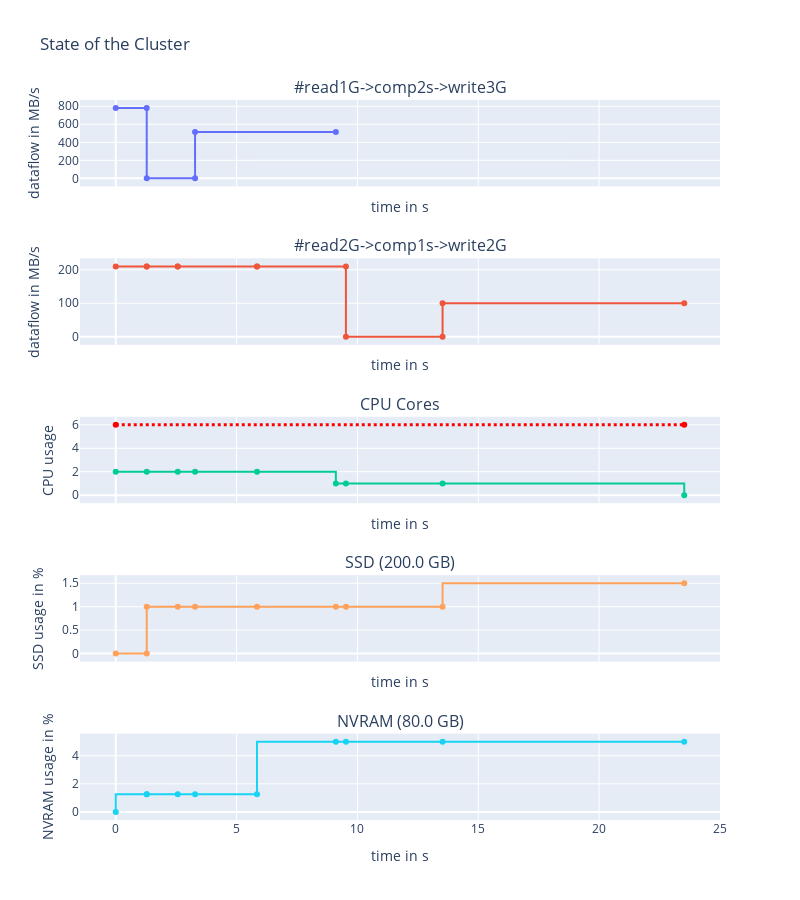

The notebook cell saved with this chart:
### Markdown cell above
#### Concurrent I/O
nvram_bandwidth :
-  'read':  {'seq': 780, 'rand': 760},   # throughput for read ops in MB/s
-  'write': {'seq': 515, 'rand': 505}}   # throughput for write ops in MB/s

ssd_bandwidth :
-   'read':  {'seq': 210, 'rand': 190}
-   'write': {'seq': 100, 'rand': 100}

### Code cell
logger.remove()
env = simpy.Environment()
data = simpy.Store(env)

# we register the tiers
ssd_tier = Tier(env, 'SSD', bandwidth=ssd_bandwidth, capacity=200e9)
nvram_tier = Tier(env, 'NVRAM', bandwidth=nvram_bandwidth, capacity=80e9)
cluster = Cluster(env, compute_nodes=3, cores_per_node=2, tiers=[ssd_tier, nvram_tier])
# defining two apps
app1 = Application(env, name="#read1G->comp2s->write3G", compute=[0, 2],
                           read=[1e9, 0], write=[0, 3e9], data=data)
app2 = Application(env, name="#read2G->comp1s->write2G", compute=[0, 4],
                           read=[2e9, 0], write=[0, 1e9], data=data)
# executing apps
env.process(app1.run(cluster, tiers=[1, 1]))
env.process(app2.run(cluster, tiers=[0, 0]))
env.run()
# display
fig = display_run(data, cluster, width=800, height=900)
fig.show()

### Figure 1 — Plotly figure (JSON) as saved in the notebook; plotly's stock layout.template omitted (floating-point values rounded to 4 significant figures)
{"data": [{"line": {"shape": "hvh"}, "name": "#read1G->comp2s->write3G", "showlegend": false, "text": ["READ|to/from:NVRAM|volume=1.0 GB", "READ|to/from:NVRAM|volume=1.0 GB", "COMPUTE|volume=0B", "COMPUTE|volume=0B", "WRITE|to/from:NVRAM|volume=3.0 GB", "WRITE|to/from:NVRAM|volume=3.0 GB"], "textposition": "top center", "type": "scatter", "x": [0, 1.282, 1.282, 3.282, 3.282, 9.107], "xaxis": "x", "y": [780, 780, 0, 0, 515, 515], "yaxis": "y"}, {"line": {"shape": "hvh"}, "name": "#read2G->comp1s->write2G", "showlegend": false, "text": ["READ|to/from:SSD|volume=269.23 MB", "READ|to/from:SSD|volume=269.23 MB", "READ|to/from:SSD|volume=269.23 MB", "READ|to/from:SSD|volume=269.23 MB", "READ|to/from:SSD|volume=689.23 MB", "READ|to/from:SSD|volume=689.23 MB", "READ|to/from:SSD|volume=772.31 MB", "READ|to/from:SSD|volume=772.31 MB", "COMPUTE|volume=0B", "COMPUTE|volume=0B", "WRITE|to/from:SSD|volume=1.0 GB", "WRITE|to/from:SSD|volume=1.0 GB"], "textposition": "top center", "type": "scatter", "x": [0, 1.282, 1.282, 2.564, 2.564, 5.846, 5.846, 9.524, 9.524, 13.52, 13.52, 23.52], "xaxis": "x2", "y": [210, 210, 210, 210, 210, 210, 210, 210, 0, 0, 100, 100], "yaxis": "y2"}, {"line": {"shape": "hv"}, "showlegend": false, "type": "scatter", "x": [0, 1.282, 2.564, 3.282, 5.846, 9.107, 9.524, 13.52, 23.52], "xaxis": "x3", "y": [2, 2, 2, 2, 2, 1, 1, 1, 0], "yaxis": "y3"}, {"line": {"color": "red", "dash": "dot", "shape": "hv", "width": 3}, "showlegend": false, "text": ["Maximum available cores in cluster=6", "Maximum available cores in cluster=6"], "type": "scatter", "x": [0, 23.52], "xaxis": "x3", "y": [6, 6], "yaxis": "y3"}, {"line": {"shape": "vh"}, "name": "SSD", "showlegend": false, "text": ["#read1G->comp2s->write3G|Read|NVRAM | +volume=1.0 GB", "#read2G->comp1s->write2G|Read|SSD | +volume=269.23 MB", "#read2G->comp1s->write2G|Read|SSD | +volume=269.23 MB", "#read1G->comp2s->write3G|Compute | +volume=0B", "#read2G->comp1s->write2G|Read|SSD | +volume=689.23 MB", "#read1G->comp2s->write3G|Write|NVRAM | +volume=3.0 GB", "#read2G->comp1s->write2G|Read|SSD | +volume=772.31 MB", "#read2G->comp1s->write2G|Compute | +volume=0B", "#read2G->comp1s->write2G|Write|SSD | +volume=1.0 GB"], "textposition": "top center", "type": "scatter", "x": [0, 1.282, 1.282, 2.564, 3.282, 5.846, 9.107, 9.524, 13.52, 23.52], "xaxis": "x4", "y": [0, 0, 1, 1, 1, 1, 1, 1, 1, 1.5], "yaxis": "y4"}, {"line": {"shape": "vh"}, "name": "NVRAM", "showlegend": false, "text": ["#read1G->comp2s->write3G|Read|NVRAM | +volume=1.0 GB", "#read2G->comp1s->write2G|Read|SSD | +volume=269.23 MB", "#read2G->comp1s->write2G|Read|SSD | +volume=269.23 MB", "#read1G->comp2s->write3G|Compute | +volume=0B", "#read2G->comp1s->write2G|Read|SSD | +volume=689.23 MB", "#read1G->comp2s->write3G|Write|NVRAM | +volume=3.0 GB", "#read2G->comp1s->write2G|Read|SSD | +volume=772.31 MB", "#read2G->comp1s->write2G|Compute | +volume=0B", "#read2G->comp1s->write2G|Write|SSD | +volume=1.0 GB"], "textposition": "top center", "type": "scatter", "x": [0, 1.282, 1.282, 2.564, 3.282, 5.846, 9.107, 9.524, 13.52, 23.52], "xaxis": "x5", "y": [0, 1.25, 1.25, 1.25, 1.25, 1.25, 5, 5, 5, 5], "yaxis": "y5"}], "layout": {"annotations": [{"font": {"size": 16}, "showarrow": false, "text": "#read1G->comp2s->write3G", "x": 0.5, "xanchor": "center", "xref": "paper", "y": 1, "yanchor": "bottom", "yref": "paper"}, {"font": {"size": 16}, "showarrow": false, "text": "#read2G->comp1s->write2G", "x": 0.5, "xanchor": "center", "xref": "paper", "y": 0.78, "yanchor": "bottom", "yref": "paper"}, {"font": {"size": 16}, "showarrow": false, "text": "CPU Cores", "x": 0.5, "xanchor": "center", "xref": "paper", "y": 0.56, "yanchor": "bottom", "yref": "paper"}, {"font": {"size": 16}, "showarrow": false, "text": "SSD (200.0 GB)", "x": 0.5, "xanchor": "center", "xref": "paper", "y": 0.34, "yanchor": "bottom", "yref": "paper"}, {"font": {"size": 16}, "showarrow": false, "text": "NVRAM (80.0 GB)", "x": 0.5, "xanchor": "center", "xref": "paper", "y": 0.12, "yanchor": "bottom", "yref": "paper"}], "height": 900, "title": {"text": "State of the Cluster"}, "width": 800, "xaxis": {"anchor": "y", "domain": [0, 1], "matches": "x5", "showticklabels": false, "title": {"text": "time in s"}}, "xaxis2": {"anchor": "y2", "domain": [0, 1], "matches": "x5", "showticklabels": false, "title": {"text": "time in s"}}, "xaxis3": {"anchor": "y3", "domain": [0, 1], "matches": "x5", "showticklabels": false, "title": {"text": "time in s"}}, "xaxis4": {"anchor": "y4", "domain": [0, 1], "matches": "x5", "showticklabels": false, "title": {"text": "time in s"}}, "xaxis5": {"anchor": "y5", "domain": [0, 1], "title": {"text": "time in s"}}, "yaxis": {"anchor": "x", "domain": [0.88, 1], "title": {"text": "dataflow in MB/s"}}, "yaxis2": {"anchor": "x2", "domain": [0.66, 0.78], "title": {"text": "dataflow in MB/s"}}, "yaxis3": {"anchor": "x3", "domain": [0.44, 0.56], "title": {"text": "CPU usage"}}, "yaxis4": {"anchor": "x4", "domain": [0.22, 0.34], "title": {"text": "SSD usage in %"}}, "yaxis5": {"anchor": "x5", "domain": [0, 0.12], "title": {"text": "NVRAM usage in %"}}}}
